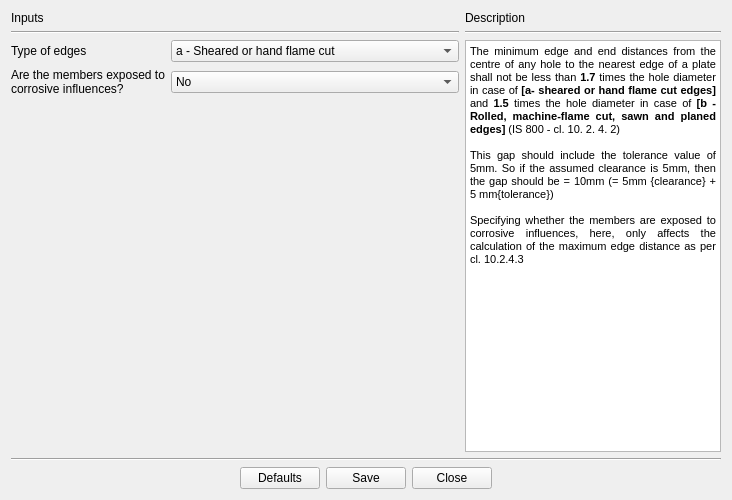
     <widget class="QWidget" name="tab_Detailing">
      <attribute name="title">
       <string>Detailing</string>
      </attribute>
      <layout class="QGridLayout" name="gridLayout_18">
       <item row="0" column="0">
        <layout class="QGridLayout" name="gridLayout_17">
         <item row="0" column="0">
          <layout class="QGridLayout" name="gridLayout_6">
           <item row="0" column="0">
            <widget class="QLabel" name="label_38">
             <property name="text">
              <string>Inputs</string>
             </property>
            </widget>
           </item>
           <item row="1" column="0">
            <widget class="Line" name="line_11">
             <property name="orientation">
              <enum>Qt::Horizontal</enum>
             </property>
            </widget>
           </item>
          </layout>
         </item>
         <item row="1" column="0">
          <layout class="QGridLayout" name="gridLayout_4">
           <item row="0" column="0">
            <widget class="QLabel" name="label_39">
             <property name="text">
              <string>Type of edges</string>
             </property>
            </widget>
           </item>
           <item row="0" column="1">
            <widget class="QComboBox" name="combo_detailingEdgeType">
             <item>
              <property name="text">
               <string>a - Sheared or hand flame cut</string>
              </property>
             </item>
             <item>
              <property name="text">
               <string>b - Rolled, machine-flame cut, sawn and planed</string>
              </property>
             </item>
            </widget>
           </item>
           <item row="1" column="0">
            <widget class="QLabel" name="label_40">
             <property name="text">
              <string>Are the members exposed to
corrosive influences?</string>
             </property>
            </widget>
           </item>
           <item row="1" column="1">
            <widget class="QComboBox" name="combo_detailing_memebers">
             <item>
              <property name="text">
               <string>No</string>
              </property>
             </item>
             <item>
              <property name="text">
               <string>Yes</string>
              </property>
             </item>
            </widget>
           </item>
          </layout>
         </item>
        </layout>
       </item>
       <item row="0" column="1" rowspan="3">
        <layout class="QGridLayout" name="gridLayout_10">
         <item row="1" column="0">
          <widget class="Line" name="line_6">
           <property name="orientation">
            <enum>Qt::Horizontal</enum>
           </property>
          </widget>
         </item>
         <item row="0" column="0">
          <widget class="QLabel" name="label_18">
           <property name="text">
            <string>Description</string>
           </property>
          </widget>
         </item>
         <item row="2" column="0">
          <widget class="QTextBrowser" name="textBrowser_detailingDescription">
           <property name="minimumSize">
            <size>
             <width>210</width>
             <height>0</height>
            </size>
           </property>
           <property name="html">
            <string>&lt;!DOCTYPE HTML PUBLIC &quot;-//W3C//DTD HTML 4.0//EN&quot; &quot;http://www.w3.org/TR/REC-html40/strict.dtd&quot;&gt;
&lt;html&gt;&lt;head&gt;&lt;meta name=&quot;qrichtext&quot; content=&quot;1&quot; /&gt;&lt;style type=&quot;text/css&quot;&gt;
p, li { white-space: pre-wrap; }
&lt;/style&gt;&lt;/head&gt;&lt;body style=&quot; font-family:'Arial'; font-size:8.25pt; font-weight:400; font-style:normal;&quot;&gt;
&lt;p align=&quot;justify&quot; style=&quot; margin-top:0px; margin-bottom:0px; margin-left:0px; margin-right:0px; -qt-block-indent:0; text-indent:0px;&quot;&gt;&lt;span style=&quot; font-family:'MS Shell Dlg 2'; font-size:8pt;&quot;&gt;The minimum edge and end distances from the centre of any hole to the nearest edge of a plate shall not be less than &lt;/span&gt;&lt;span style=&quot; font-family:'MS Shell Dlg 2'; font-size:8pt; font-weight:600;&quot;&gt;1.7&lt;/span&gt;&lt;span style=&quot; font-family:'MS Shell Dlg 2'; font-size:8pt;&quot;&gt; times the hole diameter in case of &lt;/span&gt;&lt;span style=&quot; font-family:'MS Shell Dlg 2'; font-size:8pt; font-weight:600;&quot;&gt;[a- sheared or hand flame cut edges] &lt;/span&gt;&lt;span style=&quot; font-family:'MS Shell Dlg 2'; font-size:8pt;&quot;&gt;and &lt;/span&gt;&lt;span style=&quot; font-family:'MS Shell Dlg 2'; font-size:8pt; font-weight:600;&quot;&gt;1.5 &lt;/span&gt;&lt;span style=&quot; font-family:'MS Shell Dlg 2'; font-size:8pt;&quot;&gt;times the hole diameter in case of &lt;/span&gt;&lt;span style=&quot; font-family:'MS Shell Dlg 2'; font-size:8pt; font-weight:600;&quot;&gt;[b - Rolled, machine-flame cut, sawn and planed edges]&lt;/span&gt;&lt;span style=&quot; font-family:'MS Shell Dlg 2'; font-size:8pt;&quot;&gt; (IS 800 - cl. 10. 2. 4. 2)&lt;/span&gt;&lt;/p&gt;
&lt;p align=&quot;justify&quot; style=&quot;-qt-paragraph-type:empty; margin-top:0px; margin-bottom:0px; margin-left:0px; margin-right:0px; -qt-block-indent:0; text-indent:0px; font-family:'Calibri'; font-size:8pt; vertical-align:middle;&quot;&gt;&lt;br /&gt;&lt;/p&gt;
&lt;p align=&quot;justify&quot; style=&quot; margin-top:0px; margin-bottom:0px; margin-left:0px; margin-right:0px; -qt-block-indent:0; text-indent:0px;&quot;&gt;&lt;span style=&quot; font-family:'MS Shell Dlg 2'; font-size:8pt;&quot;&gt;This gap should include the tolerance value of 5mm. So if the assumed clearance is 5mm, then the gap should be = 10mm (= 5mm {clearance} + 5 mm{tolerance})&lt;/span&gt;&lt;/p&gt;
&lt;p align=&quot;justify&quot; style=&quot;-qt-paragraph-type:empty; margin-top:0px; margin-bottom:0px; margin-left:0px; margin-right:0px; -qt-block-indent:0; text-indent:0px; font-family:'Calibri'; font-size:8pt;&quot;&gt;&lt;br /&gt;&lt;/p&gt;
&lt;p align=&quot;justify&quot; style=&quot; margin-top:0px; margin-bottom:0px; margin-left:0px; margin-right:0px; -qt-block-indent:0; text-indent:0px;&quot;&gt;&lt;span style=&quot; font-family:'MS Shell Dlg 2'; font-size:8pt;&quot;&gt;Specifying whether the members are exposed to corrosive influences, here, only affects the calculation of the maximum edge distance as per cl. 10.2.4.3&lt;/span&gt;&lt;/p&gt;
&lt;p align=&quot;justify&quot; style=&quot;-qt-paragraph-type:empty; margin-top:0px; margin-bottom:0px; margin-left:0px; margin-right:0px; -qt-block-indent:0; text-indent:0px; font-family:'MS Shell Dlg 2'; font-size:8pt;&quot;&gt;&lt;br /&gt;&lt;/p&gt;&lt;/body&gt;&lt;/html&gt;</string>
           </property>
          </widget>
         </item>
        </layout>
       </item>
       <item row="3" column="0" colspan="2">
        <widget class="Line" name="line_4">
         <property name="orientation">
          <enum>Qt::Horizontal</enum>
         </property>
        </widget>
       </item>
       <item row="4" column="0" colspan="2">
        <layout class="QHBoxLayout" name="horizontalLayout_3">
         <item>
          <spacer name="horizontalSpacer_8">
           <property name="orientation">
            <enum>Qt::Horizontal</enum>
           </property>
           <property name="sizeHint" stdset="0">
            <size>
             <width>40</width>
             <height>20</height>
            </size>
           </property>
          </spacer>
         </item>
         <item>
          <widget class="QPushButton" name="pushButton_defaults_Detailing">
           <property name="text">
            <string>Defaults</string>
           </property>
          </widget>
         </item>
         <item>
          <widget class="QPushButton" name="pushButton_save_Detailing">
           <property name="text">
            <string>Save</string>
           </property>
          </widget>
         </item>
         <item>
          <widget class="QPushButton" name="pushButton_close_Detailing">
           <property name="text">
            <string>Close</string>
           </property>
          </widget>
         </item>
         <item>
          <spacer name="horizontalSpacer_7">
           <property name="orientation">
            <enum>Qt::Horizontal</enum>
           </property>
           <property name="sizeHint" stdset="0">
            <size>
             <width>40</width>
             <height>20</height>
            </size>
           </property>
          </spacer>
         </item>
        </layout>
       </item>
       <item row="1" column="0">
        <layout class="QVBoxLayout" name="verticalLayout_3">
         <item>
          <spacer name="verticalSpacer_3">
           <property name="orientation">
            <enum>Qt::Vertical</enum>
           </property>
           <property name="sizeType">
            <enum>QSizePolicy::Fixed</enum>
           </property>
           <property name="sizeHint" stdset="0">
            <size>
             <width>20</width>
             <height>350</height>
            </size>
           </property>
          </spacer>
         </item>
        </layout>
       </item>
      </layout>
     </widget>
